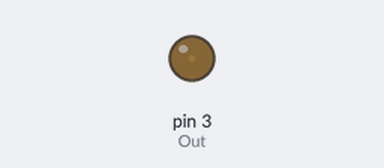
The sketch below on a simulated Arduino Uno, built with avr-gcc and run on an emulated ATmega328P. Shown: output pins drawn as LEDs (lit = HIGH).

Above: at 0.05 s.
At 1.5 s:
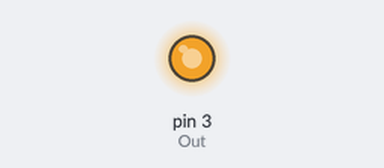
At 2.25 s:
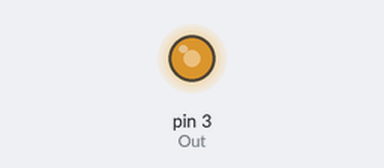
At 3.0 s:
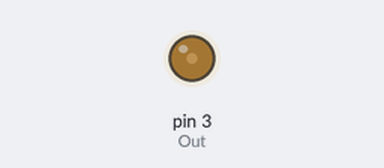
Timing chart, 0 to 7.8 s (numbered marks = the images above):
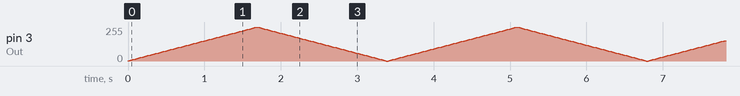

The sketch:

AnalogWrite.ino
```cpp
byte Out = 3, Brightness = 0, Fade = 3, Delay = 20;

void setup()
{
    pinMode(Out, OUTPUT);
}

void loop()
{
    Brightness += Fade;
    if (Brightness == 255)
        Fade = -3;
    else if (Brightness == 0)
        Fade = 3;
    analogWrite(Out, Brightness);
    delay(Delay);
}
```
